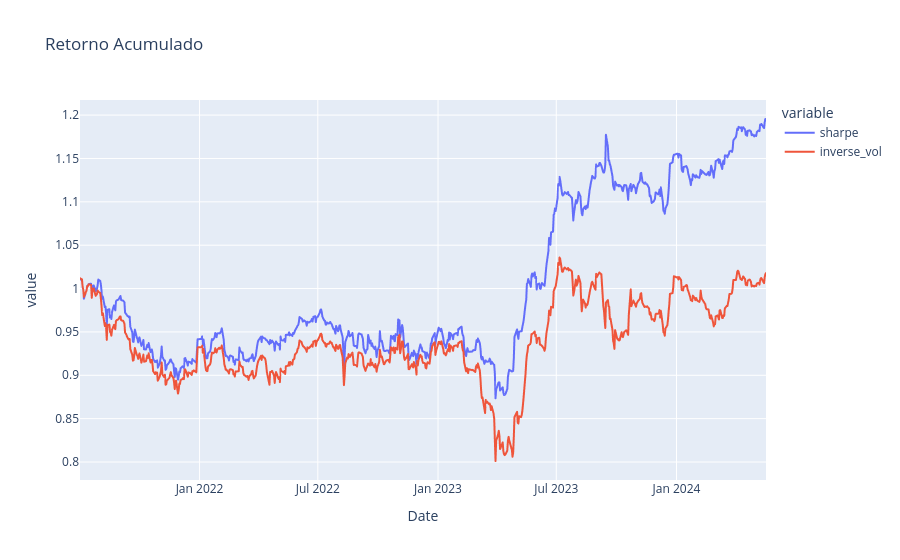
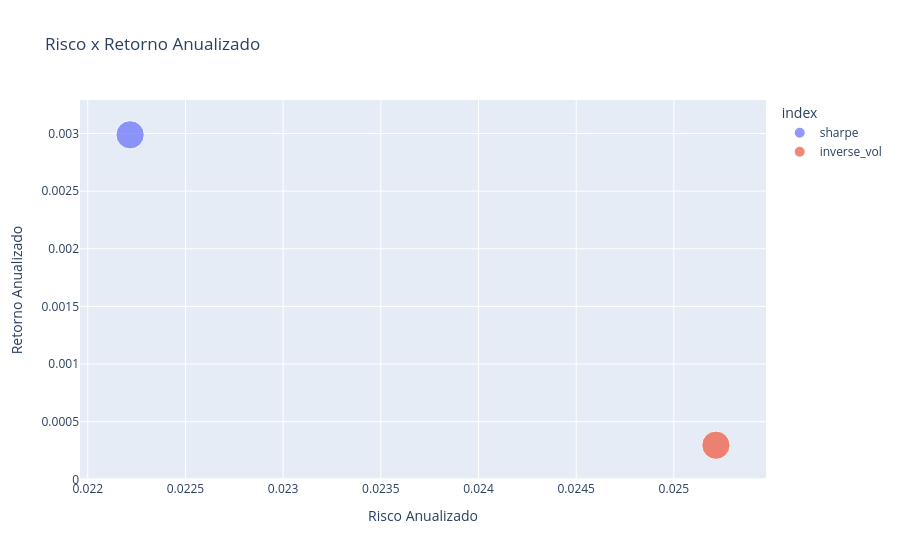

The notebook cell saved with these charts, in order:
### Code cell
returns = df.dropna()
returns.resample('ME').agg(lambda x: (x + 1).prod()- 1)
acum_index = (1 + returns).cumprod()
acum = acum_index.reset_index(level = 0)

# Escolhe o tamanho do gráfico
plt.figure(figsize = (15, 10))

# Constrói o gráfico
fig = px.line(acum_index, title = 'Retorno Acumulado')
fig.show()


# Calcula Retorno Anualizado
N = len(acum_index)
annualized_return = acum_index.iloc[-1,] ** (12 / N) - 1

# Desvio padrão anualizado dos ativos
sd_annualized = returns.std() * np.sqrt(12)

# Cria um data frame de risco e retorno
annualized_risk_return = pd.DataFrame({'Risco Anualizado' : sd_annualized,
              'Retorno Anualizado' : annualized_return})

# Plota a relação Risco x Retorno
px.scatter(annualized_risk_return,
           x = 'Risco Anualizado',
           y = 'Retorno Anualizado',
           color =  annualized_risk_return.index,
           size = np.ones(len(returns.columns)),
           title = 'Risco x Retorno Anualizado'
           )

### Figure 1 — Plotly figure (JSON) as saved in the notebook; plotly's stock layout.template omitted (floating-point values rounded to 4 significant figures; data arrays with more than 128 entries replaced by an {"elided": "..."} marker saying what was removed)
{"data": [{"hovertemplate": "variable=sharpe<br>Date=%{x}<br>value=%{y}<extra></extra>", "legendgroup": "sharpe", "line": {"color": "#636efa", "dash": "solid"}, "marker": {"symbol": "circle"}, "mode": "lines", "name": "sharpe", "showlegend": true, "type": "scattergl", "x": {"elided": "717 str values"}, "xaxis": "x", "y": {"elided": "717 float values"}, "yaxis": "y"}, {"hovertemplate": "variable=inverse_vol<br>Date=%{x}<br>value=%{y}<extra></extra>", "legendgroup": "inverse_vol", "line": {"color": "#EF553B", "dash": "solid"}, "marker": {"symbol": "circle"}, "mode": "lines", "name": "inverse_vol", "showlegend": true, "type": "scattergl", "x": {"elided": "717 str values"}, "xaxis": "x", "y": {"elided": "717 float values"}, "yaxis": "y"}], "layout": {"legend": {"title": {"text": "variable"}, "tracegroupgap": 0}, "title": {"text": "Retorno Acumulado"}, "xaxis": {"anchor": "y", "domain": [0, 1], "title": {"text": "Date"}}, "yaxis": {"anchor": "x", "domain": [0, 1], "title": {"text": "value"}}}}

### Figure 2 — Plotly figure (JSON) as saved in the notebook; plotly's stock layout.template omitted (floating-point values rounded to 4 significant figures)
{"data": [{"hovertemplate": "index=sharpe<br>Risco Anualizado=%{x}<br>Retorno Anualizado=%{y}<br>size=%{marker.size}<extra></extra>", "legendgroup": "sharpe", "marker": {"color": "#636efa", "size": [1], "sizemode": "area", "sizeref": 0.0025, "symbol": "circle"}, "mode": "markers", "name": "sharpe", "orientation": "v", "showlegend": true, "type": "scatter", "x": [0.02222], "xaxis": "x", "y": [0.002988], "yaxis": "y"}, {"hovertemplate": "index=inverse_vol<br>Risco Anualizado=%{x}<br>Retorno Anualizado=%{y}<br>size=%{marker.size}<extra></extra>", "legendgroup": "inverse_vol", "marker": {"color": "#EF553B", "size": [1], "sizemode": "area", "sizeref": 0.0025, "symbol": "circle"}, "mode": "markers", "name": "inverse_vol", "orientation": "v", "showlegend": true, "type": "scatter", "x": [0.02521], "xaxis": "x", "y": [0.0002962], "yaxis": "y"}], "layout": {"legend": {"itemsizing": "constant", "title": {"text": "index"}, "tracegroupgap": 0}, "title": {"text": "Risco x Retorno Anualizado"}, "xaxis": {"anchor": "y", "domain": [0, 1], "title": {"text": "Risco Anualizado"}}, "yaxis": {"anchor": "x", "domain": [0, 1], "title": {"text": "Retorno Anualizado"}}}}
